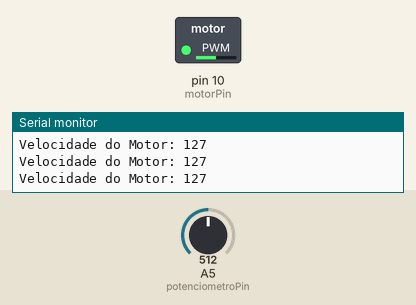
This sketch was run on a simulated Arduino Uno, built with avr-gcc and run on an emulated ATmega328P. Shown: switched loads named in the sketch (green lamp = pin HIGH), the last lines printed to the serial monitor. The test bench sets the inputs (shaded band); at power-on: A5 (potenciometroPin) = 512.

Above: at 1.2 s.
1.3 s: A5 (potenciometroPin) set to 716
At 2.1 s:
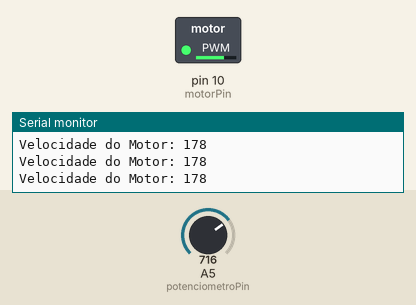
2.8 s: A5 (potenciometroPin) set to 900
At 3.5 s:
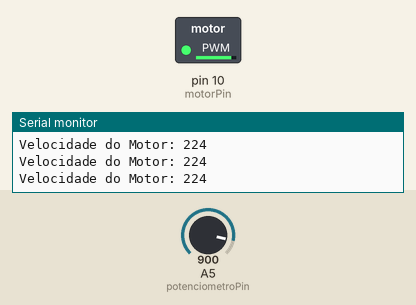
4.3 s: A5 (potenciometroPin) set to 122
At 4.9 s:
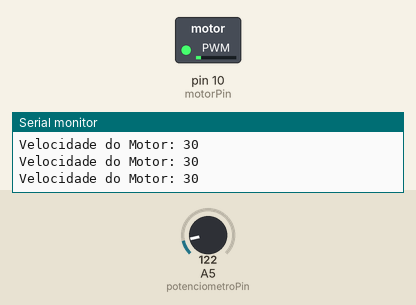
5.8 s: A5 (potenciometroPin) set to 0
At 6.3 s:
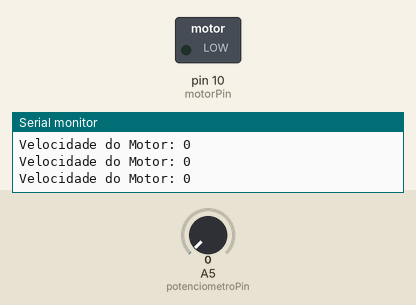
7.3 s: A5 (potenciometroPin) set to 511
At 7.6 s:
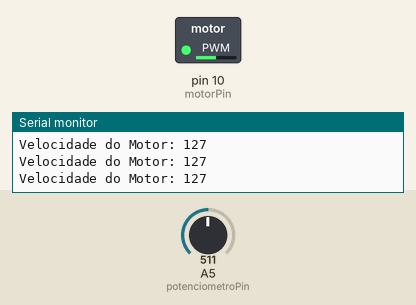
Timing chart, 0 to 9.8 s (numbered marks = the images above; inputs shaded):
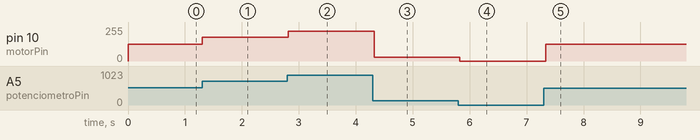

Measured:
- after the input at 1.3 s, pin 10 (motorPin): 127/255 → 178/255 at once
- after the input at 2.8 s, pin 10 (motorPin): 178/255 → 224/255 at once
- after the input at 4.3 s, pin 10 (motorPin): 224/255 → 30/255 at once
- after the input at 5.8 s, pin 10 (motorPin): 30/255 → 0/255 at once
- after the input at 7.3 s, pin 10 (motorPin): 0/255 → 127/255 at once

The sketch:

q2.ino
```cpp
const int potenciometroPin = A5;  // Pino analógico para ler o potenciômetro
const int motorPin = 10;          // Pino PWM para controlar o motor DC

void setup() {
  pinMode(motorPin, OUTPUT);
  Serial.begin(9600);
}

void loop() {
  int potValue = analogRead(potenciometroPin);  // Lê o valor do potenciômetro (0-1023)
  int motorSpeed = map(potValue, 0, 1023, 0, 255);  // Mapeia o valor para a faixa de velocidade do motor (0-255)

  analogWrite(motorPin, motorSpeed);  // Define a velocidade do motor com PWM
  Serial.print("Velocidade do Motor: ");
  Serial.println(motorSpeed);
  delay(100);  // Pequeno atraso para evitar flutuações
}
```
